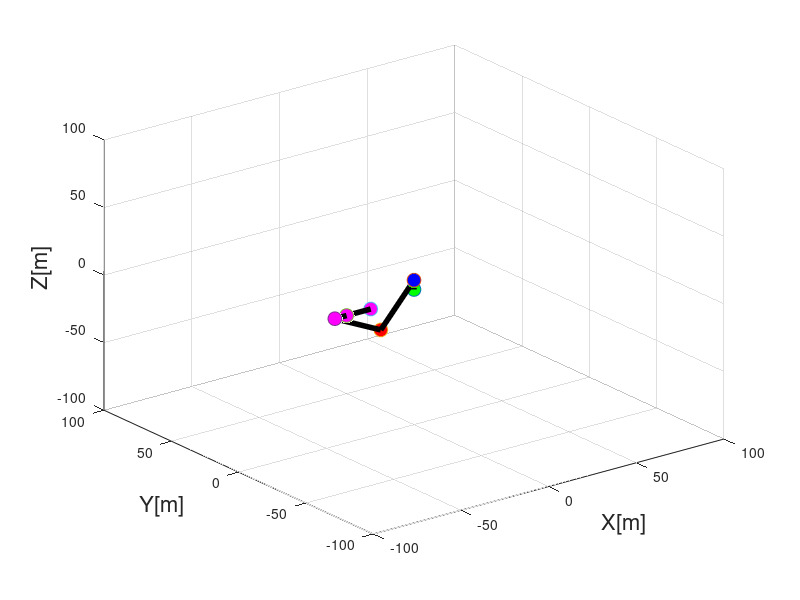

Recreate this plot in MATLAB.
clc
clear
close all

% Link uzunluklarý
d0 = 6.9;
d1 = 35.6;
d2 = 31.5;
d3 = 6.7;
d4 = 13.75;

% Jacobianýn ilk deðerini sýfýr ile baþlatýyorum, sýfýr yerine 0.000001
q0 = 0.000001;
q1 = 0.000001;
q2 = 0.000001;
q3 = 0.000001;
q4 = 0.000001;
Jinv = [ -sin(q0)/(d2*sin(q1 + q2) + d1*sin(q1) + d3*sin(q1 + q2 + q3) + d4*sin(q1 + q2 + q3)), cos(q0)/(d2*sin(q1 + q2) + d1*sin(q1) + d3*sin(q1 + q2 + q3) + d4*sin(q1 + q2 + q3)),                                               0,                                                                        0,                                                                       0;
                                                   (sin(q1 + q2)*cos(q0))/(d1*sin(q2)),                                                  (sin(q1 + q2)*sin(q0))/(d1*sin(q2)),                       cos(q1 + q2)/(d1*sin(q2)),                                -(sin(q0)*sin(q3)*(d3 + d4))/(d1*sin(q2)),                                (cos(q0)*sin(q3)*(d3 + d4))/(d1*sin(q2));
                             -(cos(q0)*(d2*sin(q1 + q2) + d1*sin(q1)))/(d1*d2*sin(q2)),                            -(sin(q0)*(d2*sin(q1 + q2) + d1*sin(q1)))/(d1*d2*sin(q2)), -(d2*cos(q1 + q2) + d1*cos(q1))/(d1*d2*sin(q2)),       (sin(q0)*(d3 + d4)*(d1*sin(q2 + q3) + d2*sin(q3)))/(d1*d2*sin(q2)),     -(cos(q0)*(d3 + d4)*(d1*sin(q2 + q3) + d2*sin(q3)))/(d1*d2*sin(q2));
                                                        (cos(q0)*sin(q1))/(d2*sin(q2)),                                                       (sin(q0)*sin(q1))/(d2*sin(q2)),                            cos(q1)/(d2*sin(q2)), -(sin(q0)*(d3*sin(q2 + q3) + d4*sin(q2 + q3) + d2*sin(q2)))/(d2*sin(q2)), (cos(q0)*(d3*sin(q2 + q3) + d4*sin(q2 + q3) + d2*sin(q2)))/(d2*sin(q2));
                                                                                     0,                                                                                    0,                                               0,                                                cos(q0)/sin(q1 + q2 + q3),                                               sin(q0)/sin(q1 + q2 + q3)];

% Açýlar ve end effector pozisyonu için baþlangýç deðerleri
xko = [87.5500;0;6.8999;0;0];
qko = [0.0;90*pi/180;0.0;0.0;0.0];
xk = [0.0;0.0;94.45;0.0001;0.0001];
qk = qko+Jinv*(xk-xko)
%Simulaiton parameters
tstart = 0.0;
tend = 10;
tsim = tend - tstart;
dt = 0.001;
Dn = tsim/dt + 1;

DataStart = tstart/dt + 1;
temp = DataStart-1;
sstarted = tic;
for(i=1:Dn)
    
    t(i,1) = tstart + (i-1)*dt;

    %BURADAN TRAJECTORY. ÖRNEK OLARAK ZAMANA BAÐLI BÝR X YOLU VERDÝM ONU
    %TAKÝP EDÝYOR SADECE X'DE DEÐÝÞÝKLÝK OLUYOR
    xk = [87.55+t(i,1)*2;0.0;6.9;0.0001;0.0001];
    
    %Jacobian inverse kinematics
    qk = qko + Jinv*(xk-xko)

    % Assigning new joint values
    q0 = qk(1);
    q1 = qk(2);
    q2 = qk(3);
    q3 = qk(4);
    q4 = qk(5);

    
    % Again, Jacobian for loop
  Jinv = [ -sin(q0)/(d2*sin(q1 + q2) + d1*sin(q1) + d3*sin(q1 + q2 + q3) + d4*sin(q1 + q2 + q3)), cos(q0)/(d2*sin(q1 + q2) + d1*sin(q1) + d3*sin(q1 + q2 + q3) + d4*sin(q1 + q2 + q3)),                                               0,                                                                        0,                                                                       0;
                                                   (sin(q1 + q2)*cos(q0))/(d1*sin(q2)),                                                  (sin(q1 + q2)*sin(q0))/(d1*sin(q2)),                       cos(q1 + q2)/(d1*sin(q2)),                                -(sin(q0)*sin(q3)*(d3 + d4))/(d1*sin(q2)),                                (cos(q0)*sin(q3)*(d3 + d4))/(d1*sin(q2));
                             -(cos(q0)*(d2*sin(q1 + q2) + d1*sin(q1)))/(d1*d2*sin(q2)),                            -(sin(q0)*(d2*sin(q1 + q2) + d1*sin(q1)))/(d1*d2*sin(q2)), -(d2*cos(q1 + q2) + d1*cos(q1))/(d1*d2*sin(q2)),       (sin(q0)*(d3 + d4)*(d1*sin(q2 + q3) + d2*sin(q3)))/(d1*d2*sin(q2)),     -(cos(q0)*(d3 + d4)*(d1*sin(q2 + q3) + d2*sin(q3)))/(d1*d2*sin(q2));
                                                        (cos(q0)*sin(q1))/(d2*sin(q2)),                                                       (sin(q0)*sin(q1))/(d2*sin(q2)),                            cos(q1)/(d2*sin(q2)), -(sin(q0)*(d3*sin(q2 + q3) + d4*sin(q2 + q3) + d2*sin(q2)))/(d2*sin(q2)), (cos(q0)*(d3*sin(q2 + q3) + d4*sin(q2 + q3) + d2*sin(q2)))/(d2*sin(q2));
                                                                                     0,                                                                                    0,                                               0,                                                cos(q0)/sin(q1 + q2 + q3),                                               sin(q0)/sin(q1 + q2 + q3)];

    
    
    %Assigning new values as previous values.
    qko = qk;
    xko = xk;

    % Bu kýsým simulasyon için
    rf_P0(i-temp,1) = 0;
    rf_P0(i-temp,2) = 0;
    rf_P0(i-temp,3) = 0;
    
    P1 = [ 0, 0, d0];
    rf_P1(i-temp,1) =  P1(1);
    rf_P1(i-temp,2) =  P1(2);
    rf_P1(i-temp,3) =  P1(3);
  
    P2 = [ d1*cos(q0)*sin(q1), d1*sin(q0)*sin(q1), d0 + d1*cos(q1)];
    rf_P2(i-temp,1) = P2(1);
    rf_P2(i-temp,2) = P2(2);
    rf_P2(i-temp,3) = P2(3);

    P3 = [ cos(q0)*(d2*sin(q1 + q2) + d1*sin(q1)), sin(q0)*(d2*sin(q1 + q2) + d1*sin(q1)), d0 + d2*cos(q1 + q2) + d1*cos(q1)];
    rf_P3(i-temp,1) =  P3(1);
    rf_P3(i-temp,2) =  P3(2);
    rf_P3(i-temp,3) =  P3(3);   
    
    P4 = [ cos(q0)*(d2*sin(q1 + q2) + d1*sin(q1)) + d3*sin(q1 + q2 + q3)*cos(q0), sin(q0)*(d2*sin(q1 + q2) + d1*sin(q1)) + d3*sin(q1 + q2 + q3)*sin(q0), d0 + d2*cos(q1 + q2) + d1*cos(q1) + d3*cos(q1 + q2 + q3)];
    rf_P4(i-temp,1) =  P4(1);
    rf_P4(i-temp,2) =  P4(2);
    rf_P4(i-temp,3) =  P4(3);    

    Pf = [ cos(q0)*(d2*sin(q1 + q2) + d1*sin(q1) + d3*sin(q1 + q2 + q3) + d4*sin(q1 + q2 + q3)), sin(q0)*(d2*sin(q1 + q2) + d1*sin(q1) + d3*sin(q1 + q2 + q3) + d4*sin(q1 + q2 + q3)), d0 + d2*cos(q1 + q2) + d1*cos(q1) + d3*cos(q1 + q2 + q3) + d4*cos(q1 + q2 + q3)];
    rf_Pf(i-temp,1) = Pf(1);
    rf_Pf(i-temp,2) = Pf(2);
    rf_Pf(i-temp,3) = Pf(3); 
    
     
end

figure(1);
set(gcf,'Renderer','OpenGL');
set(gcf, 'Position', [300 200 1200 600]);
RF_P0 = plot3(rf_P0(1,1),rf_P0(1,2),rf_P0(1,3),'o','MarkerSize',10,'MarkerFaceColor','g');
hold on;
RF_P1 = plot3(rf_P1(1,1),rf_P1(1,2),rf_P1(1,3),'o','MarkerSize',10,'MarkerFaceColor','b');
RF_P2 = plot3(rf_P2(1,1),rf_P2(1,2),rf_P2(1,3),'o','MarkerSize',10,'MarkerFaceColor','r');
RF_P3 = plot3(rf_P3(1,1),rf_P3(1,2),rf_P3(1,3),'o','MarkerSize',10,'MarkerFaceColor','m');
RF_P4 = plot3(rf_P4(1,1),rf_P4(1,2),rf_P4(1,3),'o','MarkerSize',10,'MarkerFaceColor','m');
RF_Pf = plot3(rf_Pf(1,1),rf_Pf(1,2),rf_Pf(1,3),'o','MarkerSize',10,'MarkerFaceColor','m');

RF_D0 = plot3([rf_P0(1,1) rf_P1(1,1)], [rf_P0(1,2) rf_P1(1,2)], [rf_P0(1,3) rf_P1(1,3)],'LineWidth',4,'Color','k');
RF_D1 = plot3([rf_P1(1,1) rf_P2(1,1)], [rf_P1(1,2) rf_P2(1,2)], [rf_P1(1,3) rf_P2(1,3)],'LineWidth',4,'Color','k');
RF_D2 = plot3([rf_P2(1,1) rf_P3(1,1)], [rf_P2(1,2) rf_P3(1,2)], [rf_P2(1,3) rf_P3(1,3)],'LineWidth',4,'Color','k');
RF_D3 = plot3([rf_P3(1,1) rf_P4(1,1)], [rf_P3(1,2) rf_P4(1,2)], [rf_P3(1,3) rf_P4(1,3)],'LineWidth',4,'Color','k');
RF_D4 = plot3([rf_P4(1,1) rf_Pf(1,1)], [rf_P4(1,2) rf_Pf(1,2)], [rf_P4(1,3) rf_Pf(1,3)],'LineWidth',4,'Color','k');

xlim([-100 100]);xlabel('X[m]','FontSize',16);
ylim([-100 100]);ylabel('Y[m]','FontSize',16);
zlim([-100 100]);zlabel('Z[m]','FontSize',16);
grid;


i = 1;
while i<=size(rf_P0,1)
    set(RF_P0,'XData',rf_P0(i,1),'YData',rf_P0(i,2),'ZData',rf_P0(i,3));
    set(RF_P1,'XData',rf_P1(i,1),'YData',rf_P1(i,2),'ZData',rf_P1(i,3));
    set(RF_P2,'XData',rf_P2(i,1),'YData',rf_P2(i,2),'ZData',rf_P2(i,3));
    set(RF_P3,'XData',rf_P3(i,1),'YData',rf_P3(i,2),'ZData',rf_P3(i,3));
    set(RF_P4,'XData',rf_P4(i,1),'YData',rf_P4(i,2),'ZData',rf_P4(i,3));
    set(RF_Pf,'XData',rf_Pf(i,1),'YData',rf_Pf(i,2),'ZData',rf_Pf(i,3));
    
    set(RF_D0,'XData',[rf_P0(i,1) rf_P1(i,1)],'YData',[rf_P0(i,2) rf_P1(i,2)],'ZData',[rf_P0(i,3) rf_P1(i,3)]);
    set(RF_D1,'XData',[rf_P1(i,1) rf_P2(i,1)],'YData',[rf_P1(i,2) rf_P2(i,2)],'ZData',[rf_P1(i,3) rf_P2(i,3)]);
    set(RF_D2,'XData',[rf_P2(i,1) rf_P3(i,1)],'YData',[rf_P2(i,2) rf_P3(i,2)],'ZData',[rf_P2(i,3) rf_P3(i,3)]);
    set(RF_D3,'XData',[rf_P3(i,1) rf_P4(i,1)],'YData',[rf_P3(i,2) rf_P4(i,2)],'ZData',[rf_P3(i,3) rf_P4(i,3)]);
    set(RF_D4,'XData',[rf_P4(i,1) rf_Pf(i,1)],'YData',[rf_P4(i,2) rf_Pf(i,2)],'ZData',[rf_P4(i,3) rf_Pf(i,3)]);
    drawnow;
    i = i+25;
end
